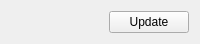
<?xml version="1.0" encoding="UTF-8"?>
<ui version="4.0">
 <class>palette</class>
 <widget class="QWidget" name="palette">
  <property name="sizePolicy">
   <sizepolicy hsizetype="MinimumExpanding" vsizetype="MinimumExpanding">
    <horstretch>0</horstretch>
    <verstretch>0</verstretch>
   </sizepolicy>
  </property>
  <layout class="QVBoxLayout" name="verticalLayout">
   <property name="sizeConstraint">
    <enum>QLayout::SetMaximumSize</enum>
   </property>
   <item>
    <layout class="QHBoxLayout" name="horizontalLayout">
     <item>
      <spacer name="horizontalSpacer">
       <property name="orientation">
        <enum>Qt::Horizontal</enum>
       </property>
       <property name="sizeHint" stdset="0">
        <size>
         <width>40</width>
         <height>20</height>
        </size>
       </property>
      </spacer>
     </item>
     <item>
      <widget class="KPushButton" name="update">
       <property name="toolTip">
        <string>Rescan current document for #colors</string>
       </property>
       <property name="text">
        <string>Update</string>
       </property>
      </widget>
     </item>
    </layout>
   </item>
  </layout>
 </widget>
 <customwidgets>
  <customwidget>
   <class>KPushButton</class>
   <extends>QPushButton</extends>
   <header>kpushbutton.h</header>
  </customwidget>
 </customwidgets>
 <resources/>
 <connections/>
</ui>
